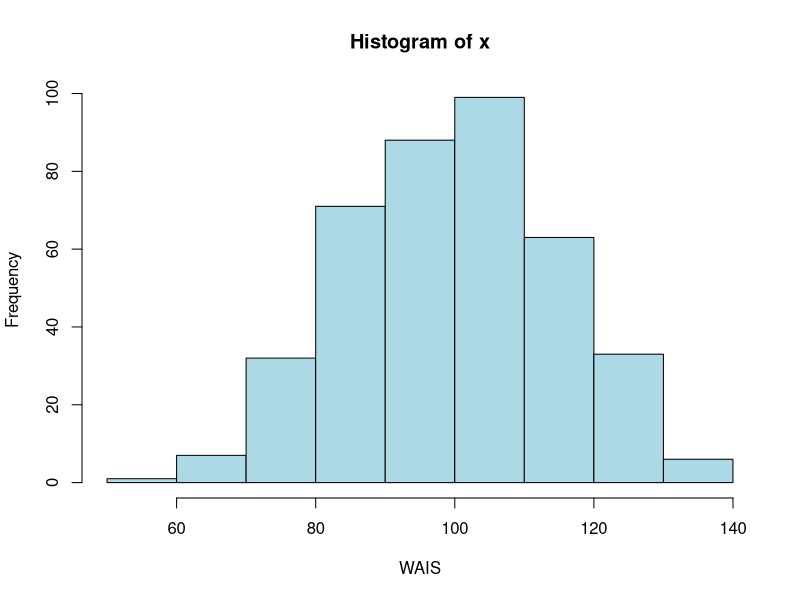

This figure's R source:
# Create an object called myseq that counts by 10s from 10-1000
(myseq <- seq(10,1000, by=10))

# Select the 6th, 7th, and 8th elements in the sequence
myseq[c(6,7,8)]

# Replace the 10th and 23rd elements in the sequence with 4 and 2, respectively.
(myseq[c(10,23)] <- c(4,2))

# In the Console, type set.seed(231).
set.seed(231)

# From a normal distribution with a mean of 100 and a standard deviation of 15,
# generate 400 random numbers and assign them to an object called x.
# Use the round() function to ensure that the data are rounded to a whole number (i.e., an integer).
(x <- round(rnorm(400, mean = 100, sd = 15)))

# What is the minimum of x?
min(x)

# What is the maximum of x?
max(x)

# Calculate the sample mean of x.
mean(x)

# Calculate the sample standard deviation of x.
sd(x)

# Construct a histogram of x and change the color of the histogram to any color except the default "gray." 
# Ensure that the label for the x-axis is WAIS.
hist(x, xlab = "WAIS", col="lightblue")
  